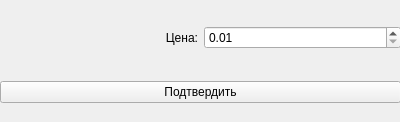
<?xml version="1.0" encoding="UTF-8"?>
<ui version="4.0">
 <class>ProductByPriceFinder</class>
 <widget class="QWidget" name="ProductByPriceFinder">
  <property name="geometry">
   <rect>
    <x>0</x>
    <y>0</y>
    <width>400</width>
    <height>122</height>
   </rect>
  </property>
  <property name="windowTitle">
   <string>Form</string>
  </property>
  <widget class="QWidget" name="gridLayoutWidget">
   <property name="geometry">
    <rect>
     <x>0</x>
     <y>0</y>
     <width>401</width>
     <height>131</height>
    </rect>
   </property>
   <layout class="QGridLayout" name="gridLayout">
    <item row="0" column="0">
     <widget class="QLabel" name="label">
      <property name="text">
       <string>Цена:</string>
      </property>
      <property name="alignment">
       <set>Qt::AlignRight|Qt::AlignTrailing|Qt::AlignVCenter</set>
      </property>
     </widget>
    </item>
    <item row="1" column="0" colspan="2">
     <widget class="QPushButton" name="pushButton">
      <property name="text">
       <string>Подтвердить</string>
      </property>
     </widget>
    </item>
    <item row="0" column="1">
     <widget class="QDoubleSpinBox" name="lineEdit">
      <property name="minimum">
       <double>0.010000000000000</double>
      </property>
      <property name="maximum">
       <double>99999999.989999994635582</double>
      </property>
     </widget>
    </item>
   </layout>
  </widget>
 </widget>
 <resources/>
 <connections/>
</ui>
